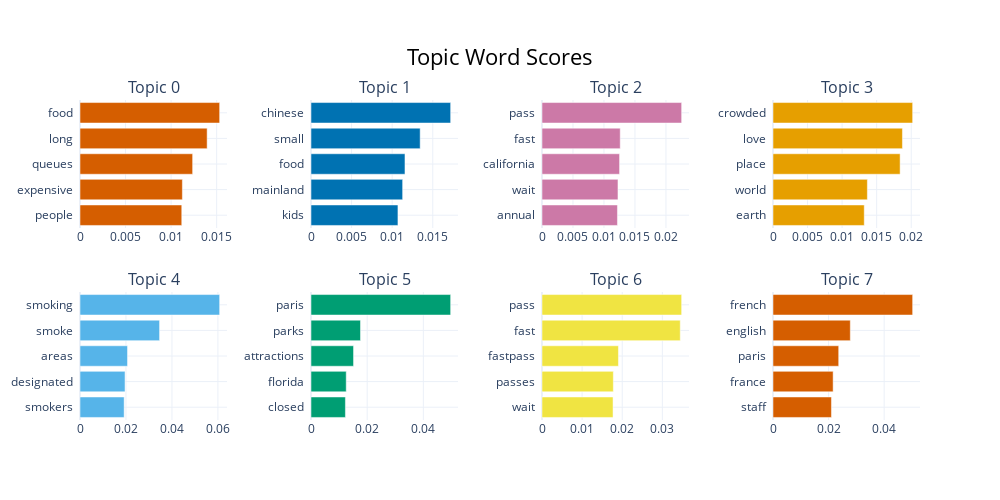

Write notebook code for a chart like this one.
### Code cell
# Interactive Bar Chart of Top Words for Each Topic
topic_model.visualize_barchart()

### Figure 1 — Plotly figure (JSON) as saved in the notebook; plotly's stock layout.template omitted (floating-point values rounded to 4 significant figures)
{"data": [{"marker": {"color": "#D55E00"}, "orientation": "h", "type": "bar", "x": [0.01117, 0.01124, 0.01236, 0.01395, 0.01533], "xaxis": "x", "y": ["people  ", "expensive  ", "queues  ", "long  ", "food  "], "yaxis": "y"}, {"marker": {"color": "#0072B2"}, "orientation": "h", "type": "bar", "x": [0.01071, 0.01129, 0.01158, 0.01345, 0.0172], "xaxis": "x2", "y": ["kids  ", "mainland  ", "food  ", "small  ", "chinese  "], "yaxis": "y2"}, {"marker": {"color": "#CC79A7"}, "orientation": "h", "type": "bar", "x": [0.01217, 0.01226, 0.01251, 0.01262, 0.02253], "xaxis": "x3", "y": ["annual  ", "wait  ", "california  ", "fast  ", "pass  "], "yaxis": "y3"}, {"marker": {"color": "#E69F00"}, "orientation": "h", "type": "bar", "x": [0.0132, 0.01366, 0.01839, 0.01873, 0.02021], "xaxis": "x4", "y": ["earth  ", "world  ", "place  ", "love  ", "crowded  "], "yaxis": "y4"}, {"marker": {"color": "#56B4E9"}, "orientation": "h", "type": "bar", "x": [0.01921, 0.0196, 0.02067, 0.03462, 0.06076], "xaxis": "x5", "y": ["smokers  ", "designated  ", "areas  ", "smoke  ", "smoking  "], "yaxis": "y5"}, {"marker": {"color": "#009E73"}, "orientation": "h", "type": "bar", "x": [0.01225, 0.01254, 0.01514, 0.01762, 0.04972], "xaxis": "x6", "y": ["closed  ", "florida  ", "attractions  ", "parks  ", "paris  "], "yaxis": "y6"}, {"marker": {"color": "#F0E442"}, "orientation": "h", "type": "bar", "x": [0.01771, 0.01778, 0.01905, 0.03446, 0.03481], "xaxis": "x7", "y": ["wait  ", "passes  ", "fastpass  ", "fast  ", "pass  "], "yaxis": "y7"}, {"marker": {"color": "#D55E00"}, "orientation": "h", "type": "bar", "x": [0.02103, 0.02163, 0.02364, 0.02782, 0.05025], "xaxis": "x8", "y": ["staff  ", "france  ", "paris  ", "english  ", "french  "], "yaxis": "y8"}], "layout": {"annotations": [{"font": {"size": 16}, "showarrow": false, "text": "Topic 0", "x": 0.0875, "xanchor": "center", "xref": "paper", "y": 1, "yanchor": "bottom", "yref": "paper"}, {"font": {"size": 16}, "showarrow": false, "text": "Topic 1", "x": 0.3625, "xanchor": "center", "xref": "paper", "y": 1, "yanchor": "bottom", "yref": "paper"}, {"font": {"size": 16}, "showarrow": false, "text": "Topic 2", "x": 0.6375, "xanchor": "center", "xref": "paper", "y": 1, "yanchor": "bottom", "yref": "paper"}, {"font": {"size": 16}, "showarrow": false, "text": "Topic 3", "x": 0.9125, "xanchor": "center", "xref": "paper", "y": 1, "yanchor": "bottom", "yref": "paper"}, {"font": {"size": 16}, "showarrow": false, "text": "Topic 4", "x": 0.0875, "xanchor": "center", "xref": "paper", "y": 0.4, "yanchor": "bottom", "yref": "paper"}, {"font": {"size": 16}, "showarrow": false, "text": "Topic 5", "x": 0.3625, "xanchor": "center", "xref": "paper", "y": 0.4, "yanchor": "bottom", "yref": "paper"}, {"font": {"size": 16}, "showarrow": false, "text": "Topic 6", "x": 0.6375, "xanchor": "center", "xref": "paper", "y": 0.4, "yanchor": "bottom", "yref": "paper"}, {"font": {"size": 16}, "showarrow": false, "text": "Topic 7", "x": 0.9125, "xanchor": "center", "xref": "paper", "y": 0.4, "yanchor": "bottom", "yref": "paper"}], "height": 500, "hoverlabel": {"bgcolor": "white", "font": {"family": "Rockwell", "size": 16}}, "showlegend": false, "title": {"font": {"color": "Black", "size": 22}, "text": "Topic Word Scores", "x": 0.5, "xanchor": "center", "yanchor": "top"}, "width": 1000, "xaxis": {"anchor": "y", "domain": [0, 0.175], "showgrid": true}, "xaxis2": {"anchor": "y2", "domain": [0.275, 0.45], "showgrid": true}, "xaxis3": {"anchor": "y3", "domain": [0.55, 0.725], "showgrid": true}, "xaxis4": {"anchor": "y4", "domain": [0.825, 1], "showgrid": true}, "xaxis5": {"anchor": "y5", "domain": [0, 0.175], "showgrid": true}, "xaxis6": {"anchor": "y6", "domain": [0.275, 0.45], "showgrid": true}, "xaxis7": {"anchor": "y7", "domain": [0.55, 0.725], "showgrid": true}, "xaxis8": {"anchor": "y8", "domain": [0.825, 1], "showgrid": true}, "yaxis": {"anchor": "x", "domain": [0.6, 1], "showgrid": true}, "yaxis2": {"anchor": "x2", "domain": [0.6, 1], "showgrid": true}, "yaxis3": {"anchor": "x3", "domain": [0.6, 1], "showgrid": true}, "yaxis4": {"anchor": "x4", "domain": [0.6, 1], "showgrid": true}, "yaxis5": {"anchor": "x5", "domain": [0, 0.4], "showgrid": true}, "yaxis6": {"anchor": "x6", "domain": [0, 0.4], "showgrid": true}, "yaxis7": {"anchor": "x7", "domain": [0, 0.4], "showgrid": true}, "yaxis8": {"anchor": "x8", "domain": [0, 0.4], "showgrid": true}}}
